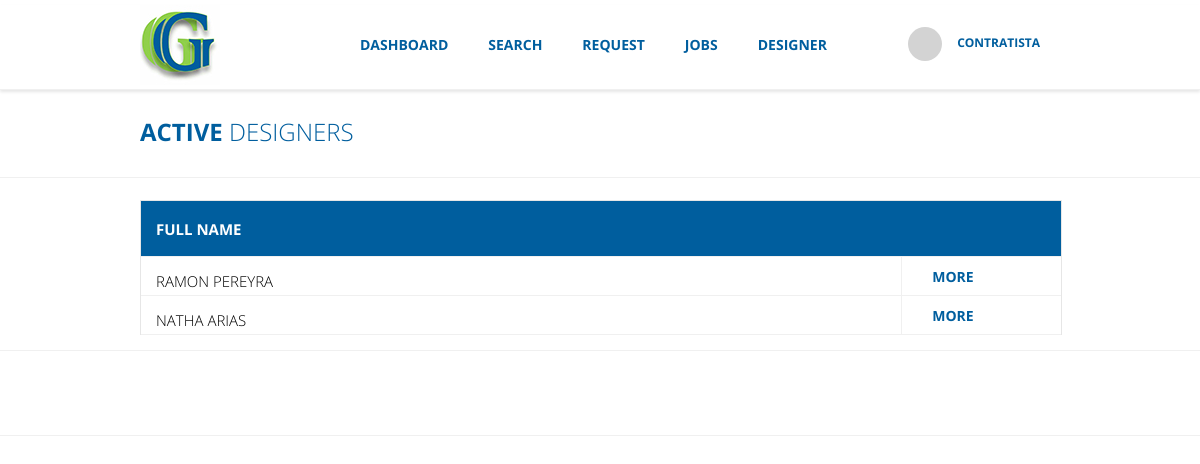
/view_designer.php (signed in), run on the app's committed database.
### tables this page shows
CREATE TABLE IF NOT EXISTS `designer` (
  `designerid` int(50) NOT NULL AUTO_INCREMENT,
  `name_designer` varchar(50) NOT NULL,
  `estado` int(2) NOT NULL,
  `lastname` varchar(50) NOT NULL,
  PRIMARY KEY (`designerid`)
);

### view_designer.php (the view, shortened to what this page needs)
<?php
	include('include/head.php');
	$conexion= mysqli_connect($servidor,$usuario,$contrasena,$basededatos);
	$consulta = "SELECT * FROM designer WHERE estado = '1'";
	$resultado = mysqli_query($conexion,$consulta);
	$rows = mysqli_num_rows($resultado);
 ?>
<body>
    <?php include("include/menu.php"); ?>
    <div class="container_title_request">
        <div class="center_title_request">
			ACTIVE <span>  DESIGNERS </span>
		</div>
    </div>
	<div class="container_form">
		<div class="center_form">
			<?php  if(isset($_SESSION['id']) && $rows > 0 ){  ?>
			<div class="container_active_jobs">
				<div class="container_title_active_jobs"  >
					<div class="title_active_jobs" style="width: 81%; padding: 4px 0 3px 15px; text-align: left;  font-size: 15px;"> <div> FULL NAME </div> </div>
				</div>
				<?php while($fila_designer= mysqli_fetch_array($resultado)){  ?>
					<div class="container_text_active_jobs" id="<?php echo $fila_principal['id']; ?>"  name="<?php if($_SESSION['estado'] ==3 ){ echo "ver_request";}else{echo "ver_cotizacion"; } ?>"  >
						<div class="content_active_jobs" style="width: 81%; padding: 4px 0 3px 15px; text-align: left;     font-size: 15px;"> <div> <?php echo $fila_designer['name_designer']." ".$fila_designer['lastname']; ?> </div> </div>
						<div class="content_active_jobs" >
							<ul class="ul_menu">
	    						<li id="li_request" >MORE
						 	</ul>
						</div>
					</div>
				<?php }  ?>
			</div>
			<?php } ?>
		</div>
	</div>
  	  <?php include("include/footer.php"); ?>
</body>
</html>

### css/main.css (style rules this page uses)
html,body { margin: 0; padding: 0; text-transform:uppercase; font-family: 'ARIAL'; font-size:14px; }
.ul_menu { list-style: none; padding: 0; margin: 0; float: left; margin-top: 30px; margin-left: 110px; }
.ul_menu li { color: rgb(0,94,158); float: left; height: 49px; margin-left: 20px; padding-left: 10px; padding-right: 10px; text-align: center; cursor: pointer; font-family: OpenSans-Bold; font-size: 14px; position:relative; }
.container_active_jobs { width: 100%; height:auto; float:left; border: 1px solid rgb(230,230,230); border-bottom: none; }
.container_title_active_jobs { width:100%; padding:14px 0 14px 0; float:left; background:rgb(0,94,158); border-bottom: 1px solid rgb(240,240,240); }
.container_text_active_jobs { width:100%; height:38px; float:left; border-bottom: 1px solid rgb(240,240,240); transition: all 0.1s; -webkit-transition: all 0.1s; -moz-transition: all 0.1s; -o-transition: all 0.1s; -ms-transition: all 0.1s; cursor:pointer; }
.title_active_jobs { float:left; font-family: OpenSans-Bold; font-size: 12px; color: rgb(255,255,255); background:rgb(0,94,158); height:100%; text-align: center; width: 129px; }
.title_active_jobs:first-child { border: none; }
.content_active_jobs { float:left; font-family: OpenSans-Light; font-size: 11px; color: rgb(0,0,0); height:100%; text-align: center; width: 128px; border-left: 1px solid rgb(240,240,240); }
.content_active_jobs:first-child { border: none; }
.content_active_jobs div { margin-top: 10px; }
.container_title_request { width: 100%; height: 87px; float: left; border-bottom: 1px solid rgb(240,240,240); }
.center_title_request { width: 920px; margin: 0 auto; font-family: OpenSans-Bold; font-size: 24px; color: rgb(0,94,158); margin-top: 25px; }
.center_title_request span { font-family: OpenSans-Light; }
.container_form { width: 100%; height: auto; float: left; border-bottom: 1px solid rgb(240,240,240); padding-bottom: 15px; }
.center_form { width: 920px; margin: 0 auto; margin-top: 22px; }
.content_active_jobs .ul_menu { margin:0; margin-top:10px; }
.content_active_jobs .ul_menu li { height:21px; }

### data on the page
designer: name_designer "RAMON", lastname "PEREYRA"
designer: name_designer "NATHA", lastname "ARIAS"

### other printed values
$_SESSION['full_name'] "CONTRATISTA"
